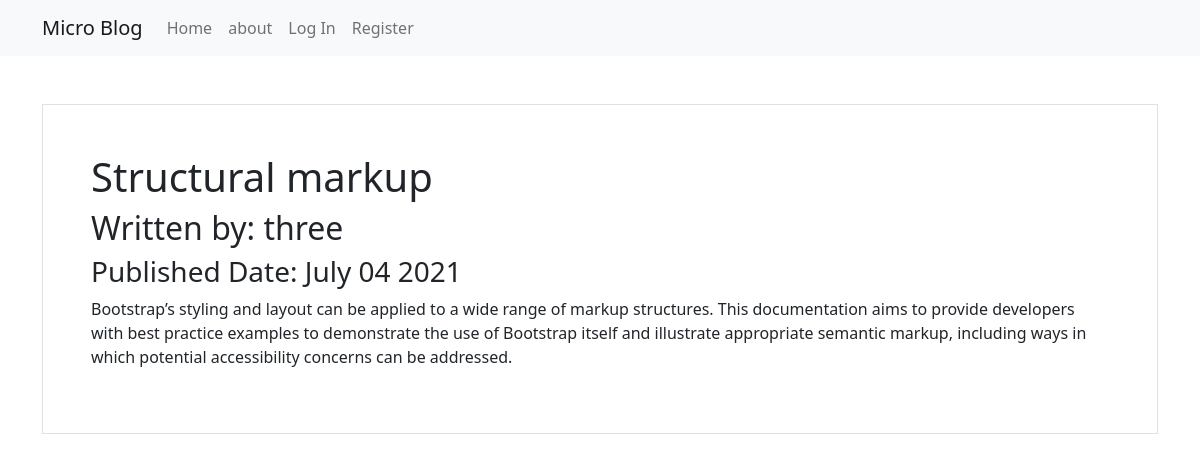
Page /3 on the committed database.
### puppycompanyblog/models.py (models this page shows, shortened)
class BlogPost(db.Model):
    users = db.relationship("User")
    id = db.Column(db.Integer, primary_key = True)
    user_id = db.Column(db.Integer, db.ForeignKey('users.id'), nullable=False)
    date = db.Column(db.DateTime, nullable=False, default=datetime.utcnow)
    title = db.Column(db.String(140), nullable=False)
    text = db.Column(db.Text, nullable=False)

class User(db.Model, UserMixin):
    __tablename__ = 'users'
    id = db.Column(db.Integer, primary_key= True)
    profile_image = db.Column(db.String(20), nullable = False, default = "default_profile.png")
    email = db.Column(db.String(64), unique = True, index = True)
    username = db.Column(db.String(64), unique = True, index = True)
    password_hash = db.Column(db.String(128))
    posts = db.relationship("BlogPost", backref='author', lazy=True)

### puppycompanyblog/users/views.py (the view)
@users.route('/<username>')
def user_posts(username):
    page = request.args.get('page', 1, type=int)
    user = User.query.filter_by(username=username).first_or_404()
    blog_posts = BlogPost.query.filter_by(author=user).order_by(BlogPost.date.desc()).paginate(page=page, per_page=5)
    return render_template('user_blog_posts.html', blog_posts=blog_posts, user=user)

### puppycompanyblog/blog_posts/views.py (called while the page is built)
@blog_posts.route('/<int:blog_post_id>')
def blog_post(blog_post_id):
    blog_post = BlogPost.query.get_or_404(blog_post_id)
    return render_template('blog_post.html', title=blog_post.title, date=blog_post.date, post=blog_post), 200

### puppycompanyblog/templates/blog_post.html (shortened to what this page needs)
{% extends "base.html" %}
{% block content %}
<div class="container-fulid border my-5 p-5 text center">
    <h1>{{ post.title }}</h1>
    <h2>Written by: {{post.author.username}} </h2>
    <h3>Published Date: {{ post.date.strftime('%B %d %Y') }} </h3>
    <p>{{ post.text }}</p>
</div>
{% endblock %}

### rows in the picture
BlogPost: title "Structural markup", date "July 04 2021", text "Bootstrap’s styling and layout can be applied to a wide range of markup structures. This documentation aims to provide developers with best practice examples to demonstrate the use of Bootstrap itself and illustrate appropriate semantic markup, including ways in which potential accessibility concerns can be addressed."
User: author.username "three"
